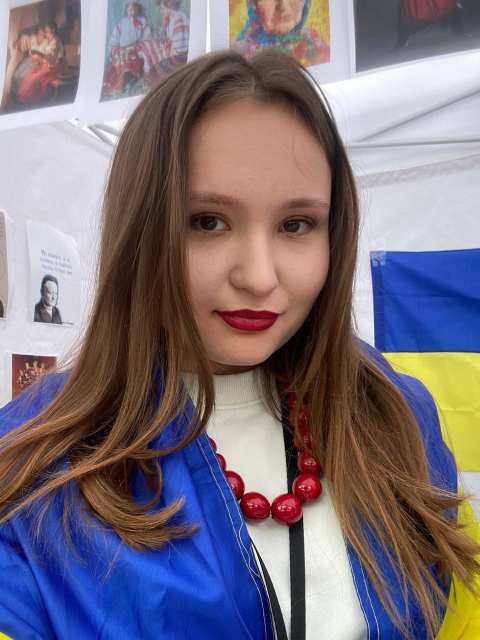
%> input picture 1.jpg, 959 x 1280 px (shown at 1/2 size)
$ octave untitled2.m   (GNU Octave 9; MATLAB toolbox functions it lacks are replaced by stand-ins)
%> lines starting %> are read from the running program, lines starting %| are printed output that depends on the picture
img = imread('1.jpg');
%> img is the input picture: size 1280x959x3 uint8; mean R, G, B 124.1, 113.5, 123.7
img_gray = rgb2gray(img);

noisy_img = im2double(img);
mean = 0; % середнє значення шуму
variance = 0.01; % дисперсія шуму (можна налаштувати за потребою)

% for i = 1:3 % пройтись по кожному каналу кольору (R, G, B)
%     noisy_img(:,:,i) = imnoise(img(:,:,i), 'gaussian', mean, variance);
% end

noisy_img = imnoise(img, 'gaussian', mean, variance);
%> noisy_img: size 1280x959x3 uint8

% Додайте гаусів шум до зображення
noisy_gray_img = imnoise(img_gray, 'gaussian', mean, variance);

% [8 lines of commented-out code are left out]


red_channel = noisy_img(:, :, 1);
green_channel = noisy_img(:, :, 2);
blue_channel = noisy_img(:, :, 3);

[LL_red, LH_red, HL_red, HH_red] = dwt2(red_channel, 'haar');
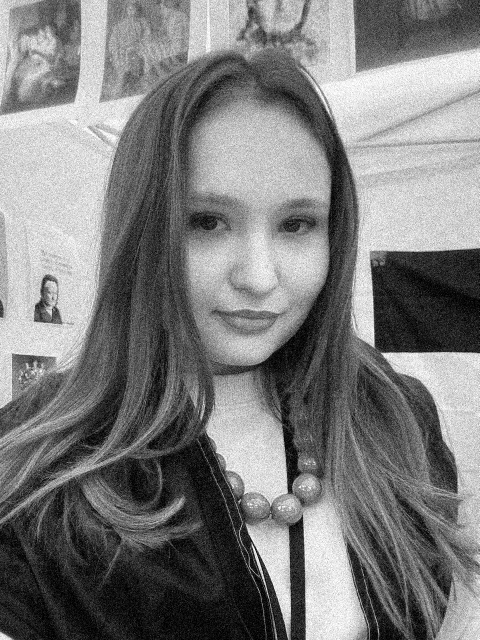
%> LL_red: size 640x480 double; min 0, max 510, mean 248.7; drawn with min black and max white
[LL_green, LH_green, HL_green, HH_green] = dwt2(green_channel, 'haar');
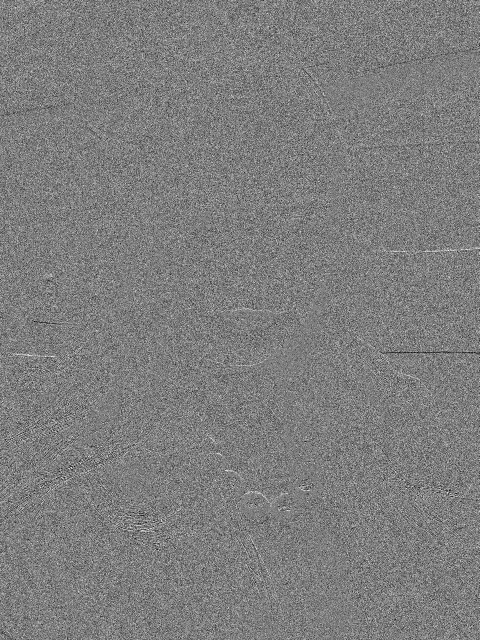
%> LH_green: size 640x480 double; min -144.5, max 147.5, mean 0; drawn with min black and max white
[LL_blue, LH_blue, HL_blue, HH_blue] = dwt2(blue_channel, 'haar');
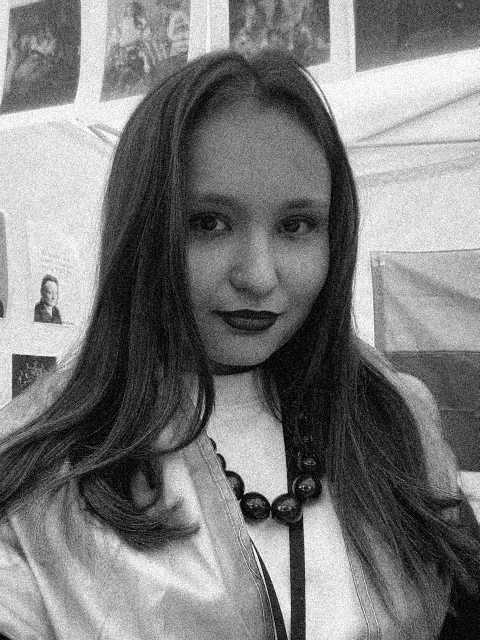
%> LL_blue: size 640x480 double; min 0, max 510, mean 247.8; drawn with min black and max white

% [50 lines of commented-out code are left out]

[LL_gray, LH_gray, HL_gray, HH_gray] = dwt2(noisy_gray_img, 'haar');
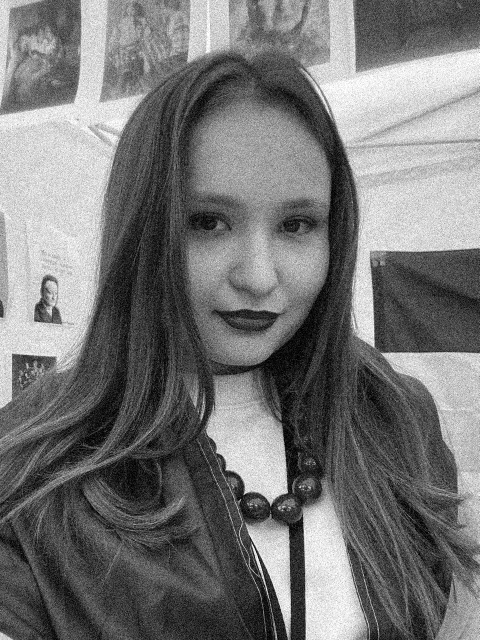
%> LL_gray: size 640x480 double; min 0, max 510, mean 235.8; drawn with min black and max white
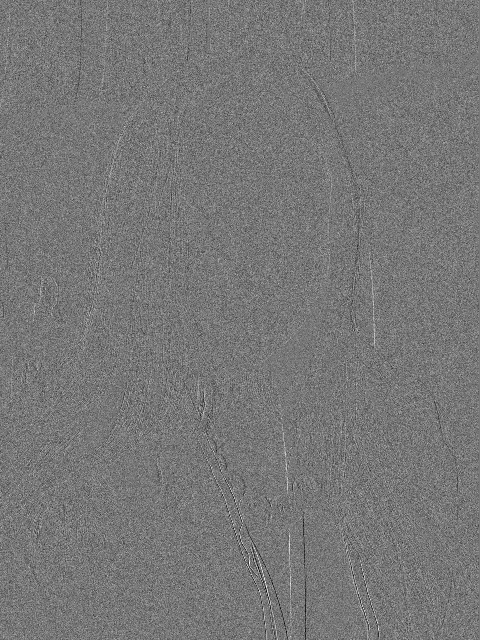
%> HL_gray: size 640x480 double; min -186.5, max 211, mean -0.1; drawn with min black and max white
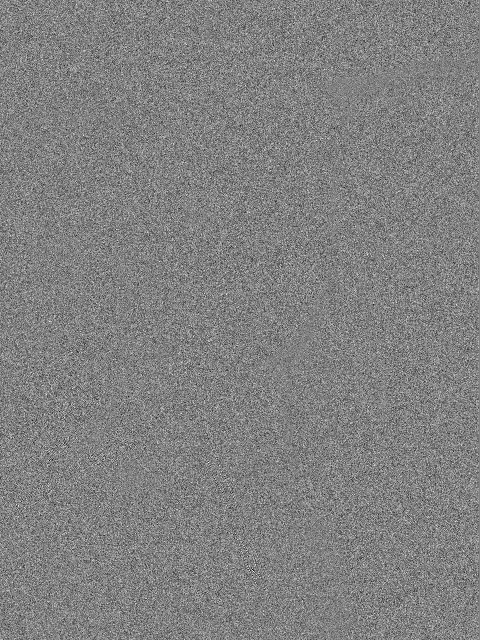
%> HH_gray: size 640x480 double; min -128, max 124.5, mean 0; drawn with min black and max white

% [18 lines of commented-out code are left out]
energy_color_img = sum(abs(img(:)).^2);
%> energy_color_img = 909047304
% Обчислення енергії кожної компоненти для кольорового зображення
energy_LL_red = sum(sum(LL_red.^2));
%> energy_LL_red = 2.54e+10
energy_LH_red = sum(sum(LH_red.^2));
%> energy_LH_red = 197185057.2
energy_HL_red = sum(sum(HL_red.^2));
%> energy_HL_red = 217469806.2
energy_HH_red = sum(sum(HH_red.^2));
%> energy_HH_red = 186431144.2

% енергія оригінального зображення
energy_gray_img = sum(abs(img_gray(:)).^2);
%> energy_gray_img = 309830067
% Обчислення енергії кожної компоненти для сірого зображення
energy_LL_gray = sum(sum(LL_gray.^2));
%> energy_LL_gray = 22711050517
energy_LH_gray = sum(sum(LH_gray.^2));
%> energy_LH_gray = 201863252
energy_HL_gray = sum(sum(HL_gray.^2));
%> energy_HL_gray = 221920344
energy_HH_gray = sum(sum(HH_gray.^2));
%> energy_HH_gray = 191151791

% Виведення результатів
fprintf('Енергія LL_red (кольорове зображення): %.2f\n', energy_LL_red);
%| Енергія LL_red (кольорове зображення): 25368462401.25
fprintf('Енергія LH_red (кольорове зображення): %.2f\n', energy_LH_red);
%| Енергія LH_red (кольорове зображення): 197185057.25
fprintf('Енергія HL_red (кольорове зображення): %.2f\n', energy_HL_red);
%| Енергія HL_red (кольорове зображення): 217469806.25
fprintf('Енергія HH_red (кольорове зображення): %.2f\n', energy_HH_red);
%| Енергія HH_red (кольорове зображення): 186431144.25
fprintf('Енергія LL (сіре зображення): %.2f\n', energy_LL_gray);
%| Енергія LL (сіре зображення): 22711050517.00
fprintf('Енергія LH (сіре зображення): %.2f\n', energy_LH_gray);
%| Енергія LH (сіре зображення): 201863252.00
fprintf('Енергія HL (сіре зображення): %.2f\n', energy_HL_gray);
%| Енергія HL (сіре зображення): 221920344.00
fprintf('Енергія HH (сіре зображення): %.2f\n', energy_HH_gray);
%| Енергія HH (сіре зображення): 191151791.00

fprintf('Енергія LL_red (кольорове зображення): %.2f%%\n', energy_LL_red / energy_color_img);
%| Енергія LL_red (кольорове зображення): 27.91%
fprintf('Енергія LH_red (кольорове зображення): %.2f%%\n', energy_LH_red / energy_color_img);
%| Енергія LH_red (кольорове зображення): 0.22%
fprintf('Енергія HL_red (кольорове зображення): %.2f%%\n', energy_HL_red / energy_color_img);
%| Енергія HL_red (кольорове зображення): 0.24%
fprintf('Енергія HH_red (кольорове зображення): %.2f%%\n', energy_HH_red / energy_color_img);
%| Енергія HH_red (кольорове зображення): 0.21%
fprintf('Енергія LL (сіре зображення): %.2f%%\n', energy_LL_gray / energy_gray_img);
%| Енергія LL (сіре зображення): 73.30%
fprintf('Енергія LH (сіре зображення): %.2f%%\n', energy_LH_gray / energy_gray_img);
%| Енергія LH (сіре зображення): 0.65%
fprintf('Енергія HL (сіре зображення): %.2f%%\n', energy_HL_gray / energy_gray_img);
%| Енергія HL (сіре зображення): 0.72%
fprintf('Енергія HH (сіре зображення): %.2f%%\n', energy_HH_gray / energy_gray_img);
%| Енергія HH (сіре зображення): 0.62%

% З'єднання компонент ДВП для кожного каналу
reconstructed_red = idwt2(LL_red, LH_red, HL_red, HH_red, 'haar');
reconstructed_green = idwt2(LL_green, LH_green, HL_green, HH_green, 'haar');
reconstructed_blue = idwt2(LL_blue, LH_blue, HL_blue, HH_blue, 'haar');

% Різницеве зображення для кожного каналу кольору
reconstructed_color_image = cat(3, reconstructed_red, reconstructed_green, reconstructed_blue);
red_channel_resized = imresize(red_channel, size(reconstructed_red));
green_channel_resized = imresize(green_channel, size(reconstructed_green));
blue_channel_resized = imresize(blue_channel, size(reconstructed_blue));

diff_red = double(reconstructed_red) - double(red_channel_resized);
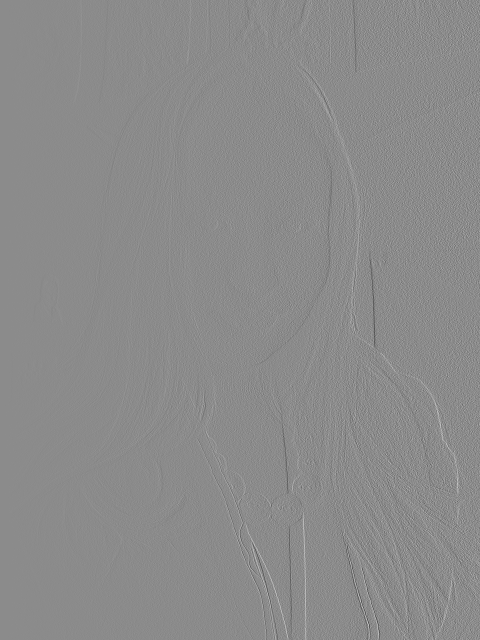
%> diff_red: size 1280x960 double (shown at 1/2 size); min -193, max 160, mean 0; drawn with min black and max white
diff_green = double(reconstructed_green) - double(green_channel_resized);
diff_blue = double(reconstructed_blue) - double(blue_channel_resized);

% Збірка різницевого зображення
diff_image = cat(3, diff_red, diff_green, diff_blue);

% diff_color_image = abs(im2double(img) - im2double(reconstructed_color_image));

% З'єднання компонентів ДВП (LL, LH, HL, HH) і отримання відновленого зображення
reconstructed_gray_image = idwt2(LL_gray, LH_gray, HL_gray, HH_gray, 'haar');
% Різницеве зображення сірого фото
img_gray_resize = imresize(img_gray, size(reconstructed_gray_image));
diff_gray_image = double(reconstructed_gray_image) - double(img_gray_resize);

diff_image = diff_image * 100;
diff_gray_image = diff_gray_image * 100;

figure;
subplot(1, 2, 1), imshow(diff_image , []), title('Різницеве зображення кольорового фото');
subplot(1, 2, 2), imshow(diff_gray_image , []), title('Різницеве зображення сірого фото');

% Обчислення норми Евкліда
d_img = double(img);
d_img_gray = double(img_gray);
euclidean_norm_color = norm(diff_image(:)) / norm(d_img(:));
%> euclidean_norm_color = 15.44
euclidean_norm_gray = norm(diff_gray_image(:)) / norm(d_img_gray(:));
%> euclidean_norm_gray = 18.82

fprintf('Якість знешумлення (кольорове зображення): %.2f \n', euclidean_norm_color);
%| Якість знешумлення (кольорове зображення): 15.44
fprintf('Якість знешумлення (сіре зображення): %.2f \n', euclidean_norm_gray);
%| Якість знешумлення (сіре зображення): 18.82

$ run again, with image.jpg copied over 1.jpg
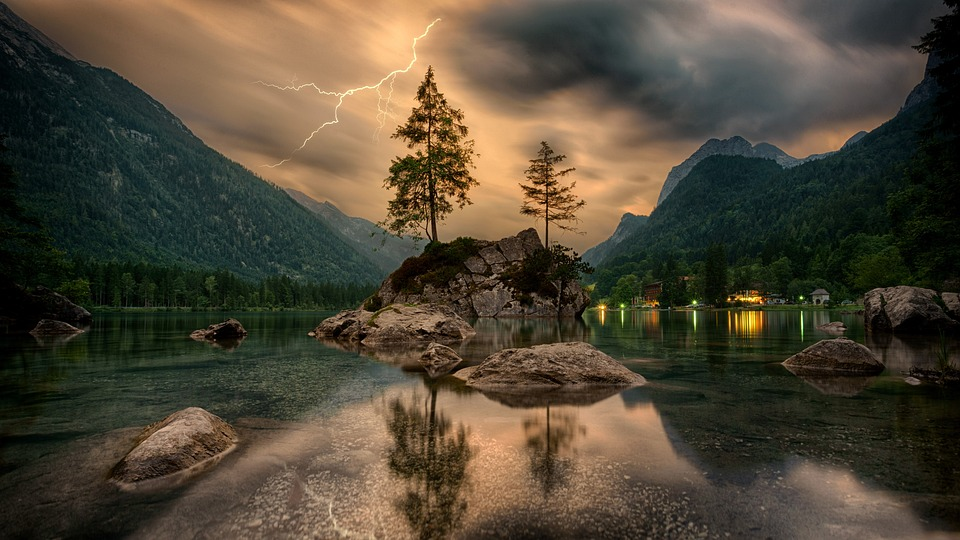
%> input picture image.jpg, 960 x 540 px
%> img is the input picture: size 540x960x3 uint8; mean R, G, B 79.7, 71, 54.3
%> `[LL_gray, LH_gray, HL_gray, HH_gray] = dwt2(noisy_gray_img, 'haar');`:
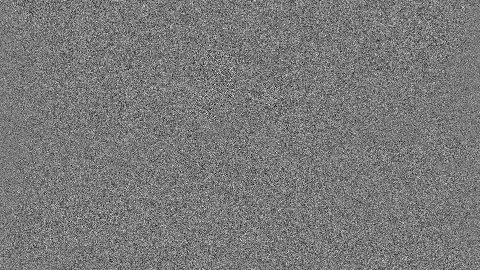
%> HH_gray: size 270x480 double; min -110.5, max 121, mean 0; drawn with min black and max white
%> energy_color_img = 358612065
%> energy_LL_red = 5.45e+09
%> energy_LH_red = 88474823.5
%> energy_HL_red = 84810743.5
%> energy_HH_red = 75982881.5
%> energy_gray_img = 123639272
%> energy_LL_gray = 4020430740
%> energy_LH_gray = 91334349
%> energy_HL_gray = 87208671
%> energy_HH_gray = 78878160
%| Енергія LL_red (кольорове зображення): 5448665067.50
%| Енергія LH_red (кольорове зображення): 88474823.50
%| Енергія HL_red (кольорове зображення): 84810743.50
%| Енергія HH_red (кольорове зображення): 75982881.50
%| Енергія LL (сіре зображення): 4020430740.00
%| Енергія LH (сіре зображення): 91334349.00
%| Енергія HL (сіре зображення): 87208671.00
%| Енергія HH (сіре зображення): 78878160.00
%| Енергія LL_red (кольорове зображення): 15.19%
%| Енергія LH_red (кольорове зображення): 0.25%
%| Енергія HL_red (кольорове зображення): 0.24%
%| Енергія HH_red (кольорове зображення): 0.21%
%| Енергія LL (сіре зображення): 32.52%
%| Енергія LH (сіре зображення): 0.74%
%| Енергія HL (сіре зображення): 0.71%
%| Енергія HH (сіре зображення): 0.64%
%> `diff_gray_image = double(reconstructed_gray_image) - double(img_gray_r..`:
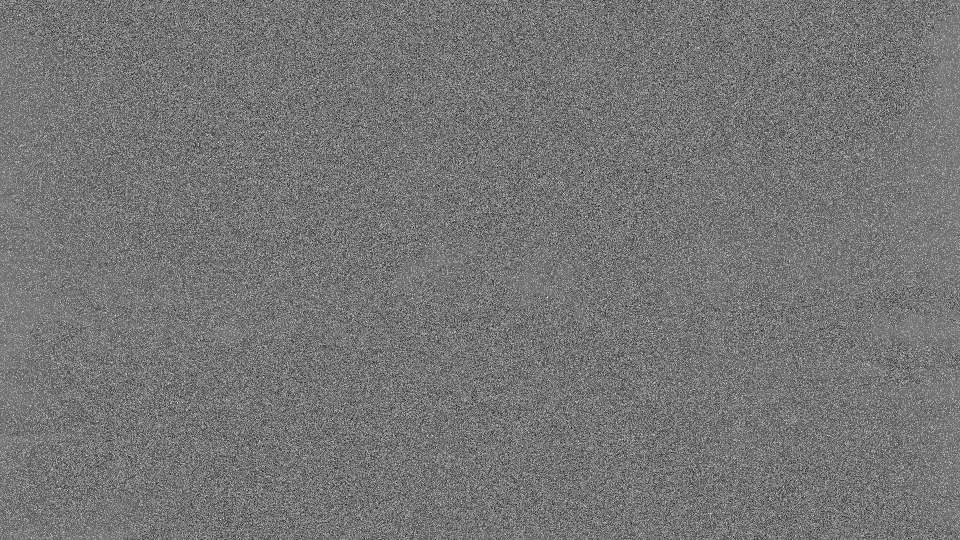
%> diff_gray_image: size 540x960 double; min -113, max 134, mean 1.2; drawn with min black and max white
%> euclidean_norm_color = 3.12e-14
%> euclidean_norm_gray = 27.61
%| Якість знешумлення (кольорове зображення): 0.00
%| Якість знешумлення (сіре зображення): 27.61
